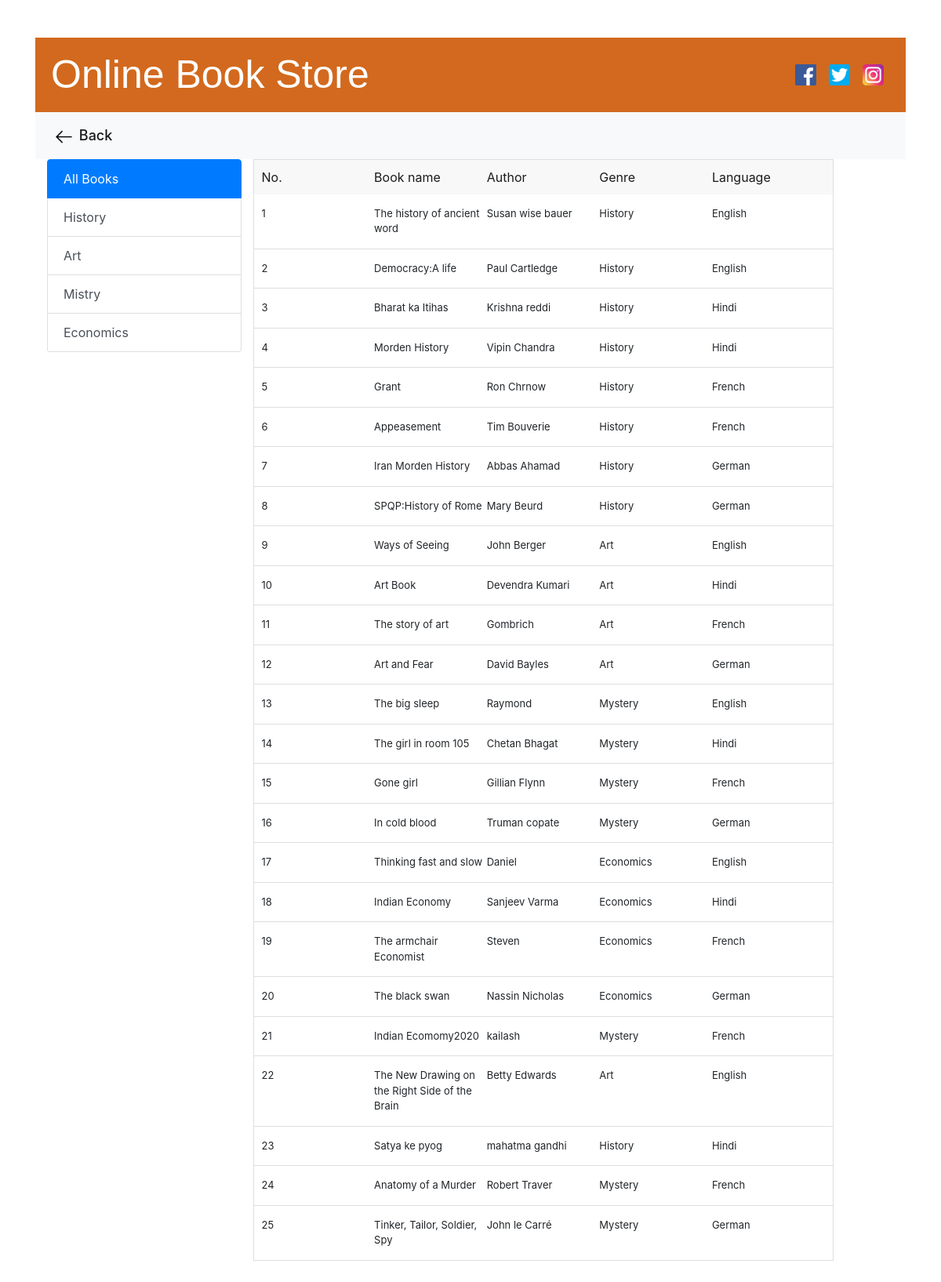
The page /showgenre/ on the database its author committed.
### app1/models.py (models this page shows)
class Book(models.Model):
    idno=models.AutoField(primary_key=True)
    book_name=models.CharField(max_length=200)
    author=models.CharField(max_length=200)
    genre=models.CharField(max_length=200)
    language=models.CharField(max_length=200)

### app1/views.py (the view)
# urls.py: path("showgenre/", views.genre, name="showgenre"),
def genre(request,data=None):
    if data==None:
        genre=Book.objects.all()
    elif data=="History" or data=="Art" or data=="Mystery" or data=="Economics":
        genre= Book.objects.filter(genre=data)
    return render(request, 'showgenre.html', {"genre": genre})

### templates/showgenre.html (shortened to what this page needs)
{% extends 'common.html' %}
{% load static %}
{% block bs %}
      <div class="nav">
              <nav class="navbar navbar-expand-lg navbar-light bg-light">
  <div class="collapse navbar-collapse" id="navbarNav">
    <ul class="navbar-nav">
      <li class="nav-item active">
        <a class="nav-link" href="{% url 'main' %}"> <img src="{% static 'image/back_arrow.png' %}"> Back </a>
      </li>
    </ul>
  </div>
</nav>
          </div>
<div class="container my-5">
 <div class="row">
  <div class="col-sm-3">
<div class="list-group">
  <a href="{% url 'showgenre' %}" class="list-group-item list-group-item-action active" aria-current="true">
    All Books
  </a>
    <a href="{% url 'showgenredata' 'History' %}" class="list-group-item list-group-item-action">History</a>
    <a href="{% url 'showgenredata' 'Art' %}" class="list-group-item list-group-item-action">Art</a>
    <a href="{% url 'showgenredata' 'Mystery' %}" class="list-group-item list-group-item-action">Mistry</a>
  <a href="{% url 'showgenredata' 'Economics' %}" class="list-group-item list-group-item-action">Economics</a>
</div>
  </div>
<div class="col-sm-8">
    <div class="row">
    <div class="main_sec_new">
        <div class="fw-bold book_head_new">No.</div>
           <div class="fw-bold book_head_new">Book name</div>
            <div class="fw-bold book_head_new">Author</div>
            <div class="fw-bold book_head_new">Genre</div>
            <div class="fw-bold book_head_new">Language </div>
        </div>
        {% for x in genre %}
        <div class="book_sec_main_new">
                <div class="book_details_new">{{ forloop.counter}}</div>
                <div class="book_details_new">{{ x.book_name  }}</div>
            <div class="book_details_new">{{ x.author  }}</div>
            <div class="book_details_new">{{ x.genre  }}</div>
             <div class="book_details_new">{{ x.language  }}</div>
        </div>
        {% endfor %}
    </div>
</div>
 </div>
</div>
{% endblock %}

### templates/common.html (style rules this page uses)
.nav { width: 100%; float: left; display: inherit; }
ul.navbar-nav img { width: 25px; margin-right: 2px; }
ul.navbar-nav a.nav-link { font-size: 18px; font-weight: 500; }

### templates/showgenre.html (style rules this page uses)
.book_sec_main_new { background: border-box; width: 100%; float: left; border-bottom: 1px solid #e0dddd; border-left: 1px solid #e0dddd; border-right: 1px solid #e0dddd; padding: 10px; }
.main_sec_new { width: 100%; float: left; margin: 0; background: #f9f8f8; color: #1b1b1b; padding: 10px; border-top: 1px solid #e0dddd; border-left: 1px solid #e0dddd; border-right: 1px solid #e0dddd; }
.book_head_new { width: 20%; float: left; margin: 0; padding: 0; }
.book_details_new { width: 20%; float: left; padding: 5px 0px; font-weight: 400; text-align: left; font-size: 13px; }

### rows shown on the page
Book: book_name "The history of ancient word", author "Susan wise bauer", genre "History", language "English"
Book: book_name "Democracy:A life", author "Paul Cartledge", genre "History", language "English"
Book: book_name "Bharat ka Itihas", author "Krishna reddi", genre "History", language "Hindi"
Book: book_name "Morden History", author "Vipin Chandra", genre "History", language "Hindi"
Book: book_name "Grant", author "Ron Chrnow", genre "History", language "French"
Book: book_name "Appeasement", author "Tim Bouverie", genre "History", language "French"
Book: book_name "Iran Morden History", author "Abbas Ahamad", genre "History", language "German"
Book: book_name "SPQP:History of Rome", author "Mary Beurd", genre "History", language "German"
Book: book_name "Ways of Seeing", author "John Berger", genre "Art", language "English"
Book: book_name "Art Book", author "Devendra Kumari", genre "Art", language "Hindi"
Book: book_name "The story of art", author "Gombrich", genre "Art", language "French"
Book: book_name "Art and Fear", author "David Bayles", genre "Art", language "German"
Book: book_name "The big sleep", author "Raymond", genre "Mystery", language "English"
Book: book_name "The girl in room 105", author "Chetan Bhagat", genre "Mystery", language "Hindi"
Book: book_name "Gone girl", author "Gillian Flynn", genre "Mystery", language "French"
Book: book_name "In cold blood", author "Truman copate", genre "Mystery", language "German"
Book: book_name "Thinking fast and slow", author "Daniel", genre "Economics", language "English"
Book: book_name "Indian Economy", author "Sanjeev Varma", genre "Economics", language "Hindi"
Book: book_name "The armchair Economist", author "Steven", genre "Economics", language "French"
Book: book_name "The black swan", author "Nassin Nicholas", genre "Economics", language "German"
Book: book_name "Indian Ecomomy2020", author "kailash", genre "Mystery", language "French"
Book: book_name "The New Drawing on the Right Side of the Brain", author "Betty Edwards", genre "Art", language "English"
Book: book_name "Satya ke pyog", author "mahatma gandhi", genre "History", language "Hindi"
Book: book_name "Anatomy of a Murder", author "Robert Traver", genre "Mystery", language "French"
Book: book_name "Tinker, Tailor, Soldier, Spy", author "John le Carré", genre "Mystery", language "German"
